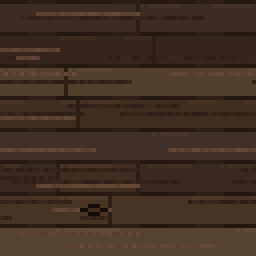
#> input picture godot/art/floor_tile.png, 64 x 64 px (shown 4 times larger)
$ python grid.py ../../../../../godot/art/floor_tile.png ../../../../../godot/art/floor_tile.png
#> lines starting #> are read from the running program, lines starting #| are printed output that depends on the picture
"""A compact review grid: every frame at 4x on the floor, 4 facing rows x 7 state columns,
numbered as review.json numbers them (#1-28), with today's sprite beside each row.

    python grid.py <frames dir> <out.png>
"""
import os
import sys

from PIL import Image, ImageDraw, ImageFont

HERE = os.path.dirname(os.path.abspath(__file__))
REPO = os.path.normpath(os.path.join(HERE, "..", "..", "..", "..", ".."))
STEM = "chassis_brass_presser"
STATES = ["base", "idle_1", "work_0", "work_1", "work_2", "stall", "carry"]
FACINGS = ["south", "north", "east", "west"]
Z = 4
CELL = (64 * Z, 96 * Z)
PAD, LABEL = 8, 18
BG, INK, DIM = (24, 20, 18), (230, 220, 200), (150, 140, 125)


def name(state, facing):
    return STEM + ".png" if (state, facing) == ("base", "south") else f"{STEM}_{state}_{facing}.png"


def cell(path):
    floor = Image.open(os.path.join(REPO, "godot", "art", "floor_tile.png")).convert("RGBA").resize((64 * Z, 64 * Z), Image.NEAREST)
    out = Image.new("RGBA", CELL)
    for y in range(0, CELL[1], floor.height):
        out.paste(floor, (0, y))
    sprite = Image.open(path).convert("RGBA")
    big = sprite.resize((sprite.width * Z, sprite.height * Z), Image.NEAREST)
    out.alpha_composite(big, ((CELL[0] - big.width) // 2, CELL[1] - big.height))
    return out


def main(frames, out):
#> called with frames = '../../../../../godot/art/floor_tile.png', out = '../../../../../godot/art/floor_tile.png'
    font = ImageFont.load_default()
    cols = 1 + len(STATES)
    sheet = Image.new("RGBA", (PAD + cols * (CELL[0] + PAD), 30 + len(FACINGS) * (CELL[1] + LABEL + PAD)), BG + (255,))
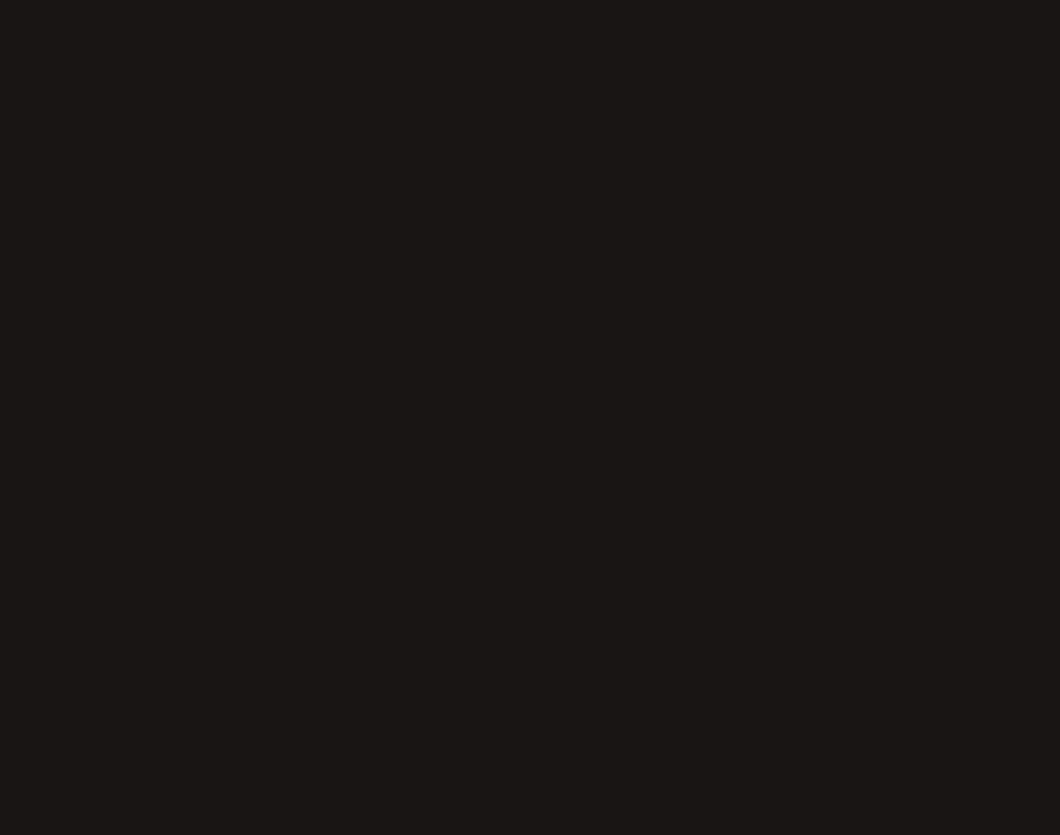
#> sheet: PIL image 2120x1670 RGBA (shown at 1/2 size); mean R, G, B, A 24, 20, 18, 255
    draw = ImageDraw.Draw(sheet)
    draw.text((PAD, 8), "S1 Brass Presser (creature) - #numbers are review.json's; left column: today's sprite", fill=INK, font=font)
    today = os.path.join(REPO, "godot", "art", STEM + ".png")
    number = 1
    for r, facing in enumerate(FACINGS):
        y = 30 + r * (CELL[1] + LABEL + PAD)
        sheet.alpha_composite(cell(today), (PAD, y))
#> in cell, `out = Image.new("RGBA", CELL)`: out: PIL image 256x384 RGBA; every value is 0
#> after the loop in cell, `for y in range(0, CELL[1], floor.height):`:
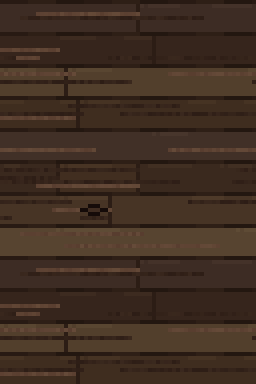
#> out: PIL image 256x384 RGBA; mean R, G, B, A 63.9, 46.1, 34, 255
        draw.text((PAD, y + CELL[1] + 2), f"today ({facing}: none drawn)" if facing != "south" else "today", fill=DIM, font=font)
        for c, state in enumerate(STATES):
            x = PAD + (c + 1) * (CELL[0] + PAD)
            sheet.alpha_composite(cell(os.path.join(frames, name(state, facing))), (x, y))
            draw.text((x, y + CELL[1] + 2), f"#{number}  {state} {facing}", fill=INK, font=font)
            number += 1
    sheet.convert("RGB").save(out)
    print("wrote", out, sheet.size)


if __name__ == "__main__":
#> (the run stopped early here; a loop or call above may not have finished)
